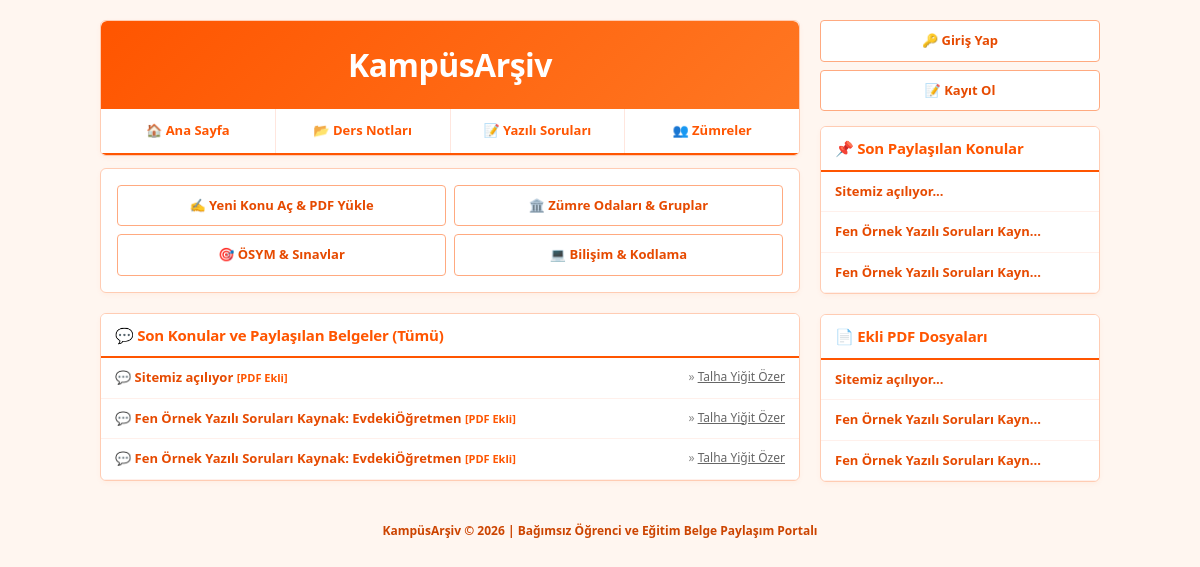
The page / on the database its author committed.
### tables this page shows
CREATE TABLE konular (
            id INTEGER PRIMARY KEY AUTOINCREMENT,
            baslik TEXT NOT NULL,
            kategori TEXT NOT NULL,
            yazar TEXT NOT NULL,
            icerik TEXT NOT NULL,
            dosya_adi TEXT,
            tarih TIMESTAMP DEFAULT CURRENT_TIMESTAMP
        );

### app.py (the view)
@app.route('/')
def index():
    kategori = request.args.get('kategori')
    conn = get_db_connection()
    if kategori and kategori != 'Tümü':
        konular = conn.execute("SELECT * FROM konular WHERE kategori = ? ORDER BY id DESC", (kategori,)).fetchall()
    else:
        konular = conn.execute("SELECT * FROM konular ORDER BY id DESC").fetchall()
    son_dosyalar = conn.execute("SELECT * FROM konular WHERE dosya_adi != '' AND dosya_adi IS NOT NULL ORDER BY id DESC LIMIT 5").fetchall()
    son_100 = conn.execute("SELECT * FROM konular ORDER BY id DESC LIMIT 10").fetchall()
    conn.close()
    return render_template('index.html', konular=konular, son_dosyalar=son_dosyalar, son_100=son_100, aktif_kategori=kategori or 'Tümü')

### app.py (called while the page is built)
def get_db_connection():
    conn = sqlite3.connect('kampus.db')
    conn.row_factory = sqlite3.Row
    return conn

### templates/index.html (shortened to what this page needs)
{% extends 'base.html' %}
{% block content %}
<div class="card-box">
    <div class="card-header-light">💬 Son Konular ve Paylaşılan Belgeler ({{ aktif_kategori }})</div>
    <table class="site-table">
        {% if konular %}
            {% for konu in konular %}
            <tr>
                <td>
                    💬 <a href="/konu/{{ konu['id'] }}" class="table-link">{{ konu['baslik'] }}</a>
                    {% if konu['dosya_adi'] %}
                        <span style="color: #ff5500; font-size: 11px; font-weight: bold;">[PDF Ekli]</span>
                    {% endif %}
                    <span class="author-tag">&raquo; <a href="/profil/{{ konu['yazar'] }}" style="color:#666;">{{ konu['yazar'] }}</a></span>
                </td>
            </tr>
            {% endfor %}
        {% else %}
            <tr>
                <td style="text-align: center; padding: 20px; color: #666;">Bu kategoride henüz yayınlanmış konu bulunmuyor. İlk paylaşımı sen yap!</td>
            </tr>
        {% endif %}
    </table>
</div>
{% endblock %}

### templates/base.html (shortened to what this page needs)
<!DOCTYPE html>
<html lang="tr">
<head>
</head>
<body>
<div class="wrapper">
    <div class="main-column">
        <div class="card-box" style="margin-bottom: 12px;">
            <div class="logo-box">KampüsArşiv</div>
            <div class="nav-buttons">
                <a href="/" class="nav-item">🏠 Ana Sayfa</a>
                <a href="/?kategori=Ders Notları" class="nav-item">📂 Ders Notları</a>
                <a href="/?kategori=Yazılı Soruları" class="nav-item">📝 Yazılı Soruları</a>
                <a href="/zumreler" class="nav-item">👥 Zümreler</a>
            </div>
        </div>
        <div class="card-box" style="padding: 4px;">
            <div class="grid-buttons">
                <a href="/yeni" class="btn-grid">✍️ Yeni Konu Aç & PDF Yükle</a>
                <a href="/zumreler" class="btn-grid">🏛️ Zümre Odaları & Gruplar</a>
                <a href="/?kategori=ÖSYM & Sınavlar" class="btn-grid">🎯 ÖSYM & Sınavlar</a>
                <a href="/?kategori=Bilişim & Kod" class="btn-grid">💻 Bilişim & Kodlama</a>
            </div>
        </div>
        {% block content %}{% endblock %}
    </div>
    <div class="side-column">
        <div class="auth-btn-group">
            {% if session.get('kullanici_adi') %}
                <a href="/profil/{{ session['kullanici_adi'] }}" class="btn-side" style="background:#fff0eb;">👤 Profilim ({{ session['kullanici_adi'] }})</a>
                <a href="/profil_duzenle" class="btn-side" style="background:#e6f7ff; color:#006699; border-color:#91d5ff;">✏️ Profil & Fotoğraf Düzenle</a>
                {% if session.get('rol') == 'Admin' %}
                    <a href="/admin" class="btn-side" style="background:#fff3cd; color:#856404; border-color:#ffeeba;">⚙️ Admin Paneli</a>
                {% endif %}
                <a href="/cikis" class="btn-side">🚪 Çıkış Yap</a>
            {% else %}
                <a href="/giris" class="btn-side">🔑 Giriş Yap</a>
                <a href="/kayitol" class="btn-side">📝 Kayıt Ol</a>
            {% endif %}
        </div>
        <div class="card-box">
            <div class="card-header-light">📌 Son Paylaşılan Konular</div>
            <table class="site-table">
                {% for k in son_100 %}
                <tr>
                    <td>
                        <a href="/konu/{{ k['id'] }}" class="table-link">{{ k['baslik'][:30] }}...</a>
                    </td>
                </tr>
                {% else %}
                <tr><td>Henüz konu açılmadı.</td></tr>
                {% endfor %}
            </table>
        </div>
        <div class="card-box">
            <div class="card-header-light">📄 Ekli PDF Dosyaları</div>
            <table class="site-table">
                {% for d in son_dosyalar %}
                <tr>
                    <td>
                        <a href="/konu/{{ d['id'] }}" class="table-link">{{ d['baslik'][:30] }}...</a>
                    </td>
                </tr>
                {% else %}
                <tr><td>Ekli dosya yok.</td></tr>
                {% endfor %}
            </table>
        </div>
    </div>
</div>
<div class="footer">
    KampüsArşiv © 2026 | Bağımsız Öğrenci ve Eğitim Belge Paylaşım Portalı
</div>
</body>
</html>

### templates/base.html (style rules this page uses)
* { box-sizing: border-box; }
body { background-color: #fff6f0; font-family: "Frutiger", "Frutiger Linotype", "Segoe UI", "Helvetica Neue", Arial, sans-serif; font-size: 14px; line-height: 1.5; margin: 0; padding: 20px 0; color: #2b2b2b; }
.wrapper { width: 1000px; margin: 0 auto; display: flex; gap: 20px; }
.main-column { width: 700px; }
.side-column { width: 280px; }
.card-box { background: #ffffff; border-radius: 6px; border: 1px solid #ffccb3; margin-bottom: 20px; overflow: hidden; box-shadow: 0 2px 5px rgba(255, 102, 0, 0.05); }
.card-header-light { background: #ffffff; color: #ff5500; border-bottom: 2px solid #ff5500; font-size: 15px; font-weight: 700; padding: 10px 14px; letter-spacing: -0.2px; }
.logo-box { background: linear-gradient(135deg, #ff5500, #ff7722); color: #ffffff; text-align: center; padding: 20px; font-size: 32px; font-weight: 700; border-radius: 6px 6px 0 0; font-family: "Frutiger", "Segoe UI", sans-serif; letter-spacing: -0.5px; }
.nav-buttons { display: flex; background: #ffffff; border-bottom: 2px solid #ff5500; }
.nav-item { flex: 1; text-align: center; padding: 12px 6px; border-right: 1px solid #ffe6de; color: #ff5500; font-weight: 700; text-decoration: none; font-size: 13px; transition: background 0.2s; }
.nav-item:last-child { border-right: none; }
.grid-buttons { display: grid; grid-template-columns: repeat(2, 1fr); gap: 8px; padding: 12px; background: #ffffff; }
.btn-grid { background: #ffffff; border: 1px solid #ffaa80; color: #e64a00; padding: 10px; text-align: center; font-weight: 700; font-size: 13px; text-decoration: none; border-radius: 4px; transition: all 0.2s; }
.auth-btn-group { display: flex; flex-direction: column; gap: 8px; margin-bottom: 15px; }
.btn-side { background: #ffffff; border: 1px solid #ffaa80; color: #e64a00; padding: 10px; font-weight: 700; border-radius: 4px; text-align: center; text-decoration: none; font-size: 13px; transition: background 0.2s; }
.site-table { width: 100%; border-collapse: collapse; }
.site-table td { padding: 10px 14px; border-bottom: 1px solid #fff0eb; font-size: 13px; }
.table-link { color: #e64a00; text-decoration: none; font-weight: 600; }
.author-tag { color: #888; font-size: 12px; float: right; }
.footer { text-align: center; color: #cc4400; font-size: 12px; margin-top: 20px; font-weight: 600; }

### rows shown on the page
konular: baslik "Sitemiz açılıyor", dosya_adi "[PDF Ekli]", yazar "Talha Yiğit Özer"
konular: baslik "Fen Örnek Yazılı Soruları Kaynak: EvdekiÖğretmen", shows "[PDF Ekli]", yazar "Talha Yiğit Özer", baslik "Fen Örnek Yazılı Soruları Kayn"
konular: baslik "Fen Örnek Yazılı Soruları Kaynak: EvdekiÖğretmen", shows "[PDF Ekli]", yazar "Talha Yiğit Özer", baslik "Fen Örnek Yazılı Soruları Kayn"

### other values the page prints
{{ aktif_kategori }} "Tümü"
